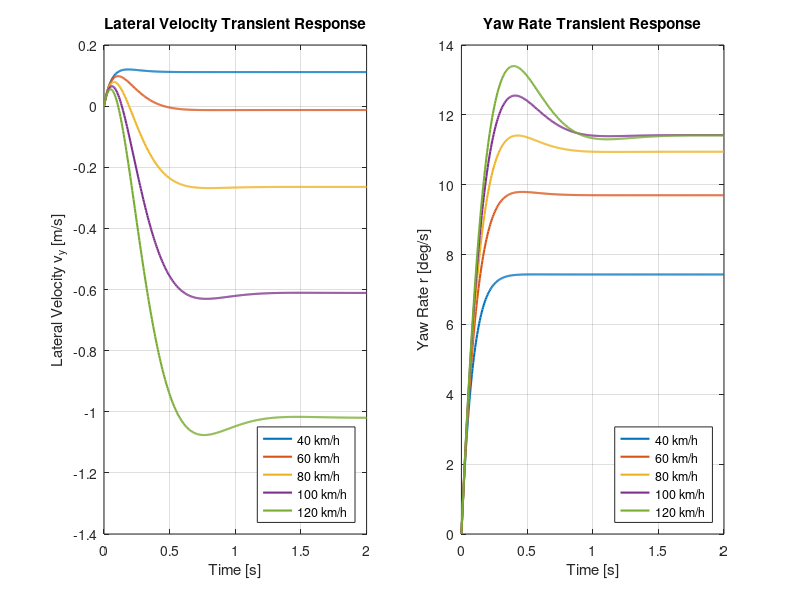

MATLAB code to generate this figure:
%% modelo_vehiculo_2dof.m
% Linear 2-DOF lateral bicycle dynamics and understeer gradient Kus.
%
% Author: Juan Camilo Diaz-Lopez
% Universidad Nacional de Colombia, Sede La Paz
% Research Paper: Software-to-Hardware-in-the-Loop Transferability of
%                 Autonomous Path Tracking under Physical Steering Dynamics
%                 and Force-Feedback Loading (Ingenieria e Investigacion)
%
% This script computes the continuous-time state-space lateral dynamics
% and understeer characteristics of the experimental test vehicle
% (Alfa Romeo Giulietta QV) across longitudinal speeds.

clearvars; close all; clc;

%% 1. Vehicle Parameters (Table 1 of Manuscript)
m   = 1320;         % Total vehicle mass [kg]
Iz  = 2200;         % Yaw moment of inertia [kg*m^2]
L   = 2.634;        % Wheelbase [m]
wf  = 1.554;        % Front track width [m]
dist_f = 0.61;      % Static front weight distribution (61/39)

a   = L * (1 - dist_f);  % Distance from CG to front axle [m] (1.027 m)
b   = L * dist_f;        % Distance from CG to rear axle [m] (1.607 m)

% Identified cornering stiffnesses [N/rad]
Cf  = 90000;        % Front axle cornering stiffness
Cr  = 85000;        % Rear axle cornering stiffness

% Static Understeer Gradient [rad/(m/s^2)] and [deg/g]
g = 9.81;
K_us_rad = (m / L) * (b / (2 * Cf) - a / (2 * Cr));
K_us_deg_g = K_us_rad * (180 / pi) * g;

fprintf('=================================================================\n');
fprintf('Vehicle Lateral Dynamics (2-DOF Bicycle Model)\n');
fprintf('=================================================================\n');
fprintf('Mass (m):                     %d kg\n', m);
fprintf('Wheelbase (L):                %.3f m (a = %.3f m, b = %.3f m)\n', L, a, b);
fprintf('Front Cornering Stiffness Cf: %.0f N/rad\n', Cf);
fprintf('Rear Cornering Stiffness Cr:  %.0f N/rad\n', Cr);
fprintf('Understeer Gradient Kus:      %.3f deg/g (Understeer)\n', K_us_deg_g);
fprintf('=================================================================\n\n');

%% 2. State-Space Representation across Speeds
% State vector: x = [lateral velocity vy (m/s); yaw rate r (rad/s)]
% Input: u = front road-wheel angle delta (rad)

speeds_kmh = [40, 60, 80, 100, 120];
speeds_ms  = speeds_kmh / 3.6;

figure('Name', 'Vehicle Lateral Step Response', 'Color', 'w', 'Position', [150 150 900 450]);
t_sim = 0:0.005:2.0;
delta_step = deg2rad(2.0); % 2-degree road-wheel step

subplot(1, 2, 1); hold on; grid on; box on;
subplot(1, 2, 2); hold on; grid on; box on;

for i = 1:length(speeds_ms)
    U = speeds_ms(i);
    
    A = [ -(Cf + Cr)/(m*U),       (-a*Cf + b*Cr)/(m*U) - U; ...
          (-a*Cf + b*Cr)/(Iz*U),  -(a^2*Cf + b^2*Cr)/(Iz*U) ];
    B = [ Cf/m; a*Cf/Iz ];
    C = [ 1, 0; 0, 1 ];
    D = [ 0; 0 ];
    
    sys_2dof = ss(A, B, C, D);
    y_step = step(sys_2dof * delta_step, t_sim);
    
    vy_resp = y_step(:, 1);
    r_resp  = rad2deg(y_step(:, 2));
    
    subplot(1, 2, 1);
    plot(t_sim, vy_resp, 'LineWidth', 1.5, 'DisplayName', sprintf('%d km/h', speeds_kmh(i)));
    
    subplot(1, 2, 2);
    plot(t_sim, r_resp, 'LineWidth', 1.5, 'DisplayName', sprintf('%d km/h', speeds_kmh(i)));
end

subplot(1, 2, 1);
xlabel('Time [s]'); ylabel('Lateral Velocity v_y [m/s]');
title('Lateral Velocity Transient Response');
legend('Location', 'southeast');

subplot(1, 2, 2);
xlabel('Time [s]'); ylabel('Yaw Rate r [deg/s]');
title('Yaw Rate Transient Response');
legend('Location', 'southeast');
